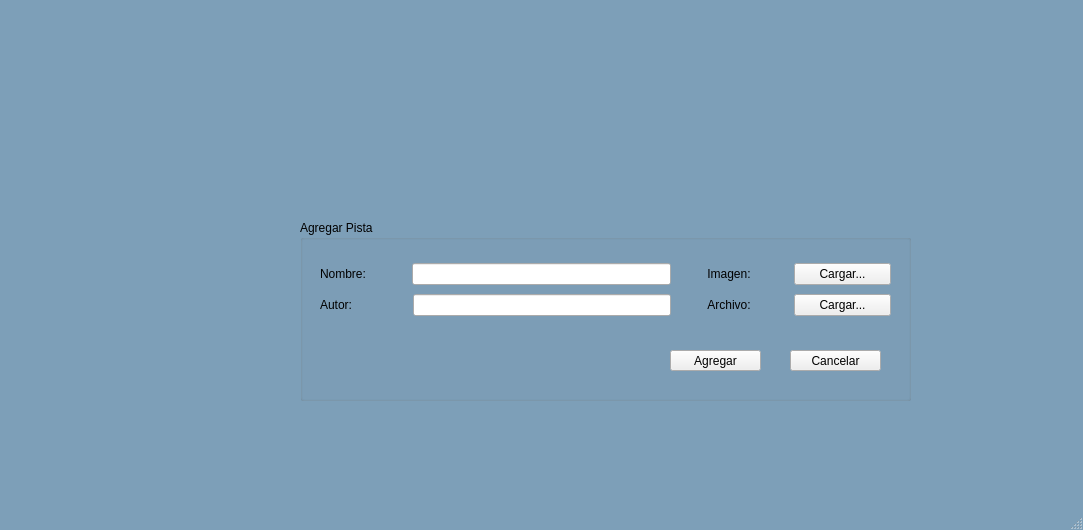
<?xml version="1.0" encoding="UTF-8"?>
<ui version="4.0">
 <class>ListaDetalles</class>
 <widget class="QMainWindow" name="ListaDetalles">
  <property name="geometry">
   <rect>
    <x>0</x>
    <y>0</y>
    <width>1083</width>
    <height>530</height>
   </rect>
  </property>
  <property name="windowTitle">
   <string>MainWindow</string>
  </property>
  <property name="styleSheet">
   <string notr="true">QMainWindow {
	background-color: #7D9FB8;
	opacity: 0.5;
}</string>
  </property>
  <widget class="QWidget" name="centralwidget">
   <widget class="QGroupBox" name="groupBox">
    <property name="geometry">
     <rect>
      <x>300</x>
      <y>220</y>
      <width>611</width>
      <height>181</height>
     </rect>
    </property>
    <property name="title">
     <string>Agregar Pista</string>
    </property>
    <widget class="QPushButton" name="pushButton_3">
     <property name="geometry">
      <rect>
       <x>370</x>
       <y>130</y>
       <width>91</width>
       <height>21</height>
      </rect>
     </property>
     <property name="text">
      <string>Agregar</string>
     </property>
    </widget>
    <widget class="QPushButton" name="pushButton_4">
     <property name="geometry">
      <rect>
       <x>490</x>
       <y>130</y>
       <width>91</width>
       <height>21</height>
      </rect>
     </property>
     <property name="text">
      <string>Cancelar</string>
     </property>
    </widget>
    <widget class="QWidget" name="">
     <property name="geometry">
      <rect>
       <x>20</x>
       <y>40</y>
       <width>351</width>
       <height>61</height>
      </rect>
     </property>
     <layout class="QVBoxLayout" name="verticalLayout">
      <item>
       <layout class="QHBoxLayout" name="horizontalLayout">
        <item>
         <widget class="QLabel" name="label">
          <property name="text">
           <string>Nombre:</string>
          </property>
         </widget>
        </item>
        <item>
         <spacer name="horizontalSpacer">
          <property name="orientation">
           <enum>Qt::Horizontal</enum>
          </property>
          <property name="sizeType">
           <enum>QSizePolicy::Fixed</enum>
          </property>
          <property name="sizeHint" stdset="0">
           <size>
            <width>40</width>
            <height>20</height>
           </size>
          </property>
         </spacer>
        </item>
        <item>
         <widget class="QLineEdit" name="lineEdit"/>
        </item>
       </layout>
      </item>
      <item>
       <layout class="QHBoxLayout" name="horizontalLayout_2">
        <item>
         <widget class="QLabel" name="label_2">
          <property name="text">
           <string>Autor:</string>
          </property>
         </widget>
        </item>
        <item>
         <spacer name="horizontalSpacer_2">
          <property name="orientation">
           <enum>Qt::Horizontal</enum>
          </property>
          <property name="sizeType">
           <enum>QSizePolicy::Fixed</enum>
          </property>
          <property name="sizeHint" stdset="0">
           <size>
            <width>55</width>
            <height>20</height>
           </size>
          </property>
         </spacer>
        </item>
        <item>
         <widget class="QLineEdit" name="lineEdit_2"/>
        </item>
       </layout>
      </item>
     </layout>
    </widget>
    <widget class="QWidget" name="">
     <property name="geometry">
      <rect>
       <x>380</x>
       <y>40</y>
       <width>211</width>
       <height>61</height>
      </rect>
     </property>
     <layout class="QVBoxLayout" name="verticalLayout_2">
      <item>
       <layout class="QHBoxLayout" name="horizontalLayout_3">
        <item>
         <widget class="QLabel" name="label_3">
          <property name="text">
           <string>Imagen:</string>
          </property>
          <property name="alignment">
           <set>Qt::AlignCenter</set>
          </property>
         </widget>
        </item>
        <item>
         <spacer name="horizontalSpacer_3">
          <property name="orientation">
           <enum>Qt::Horizontal</enum>
          </property>
          <property name="sizeType">
           <enum>QSizePolicy::Fixed</enum>
          </property>
          <property name="sizeHint" stdset="0">
           <size>
            <width>10</width>
            <height>20</height>
           </size>
          </property>
         </spacer>
        </item>
        <item>
         <widget class="QPushButton" name="pushButton">
          <property name="text">
           <string>Cargar...</string>
          </property>
         </widget>
        </item>
       </layout>
      </item>
      <item>
       <layout class="QHBoxLayout" name="horizontalLayout_4">
        <item>
         <widget class="QLabel" name="label_4">
          <property name="text">
           <string>Archivo:</string>
          </property>
          <property name="alignment">
           <set>Qt::AlignCenter</set>
          </property>
         </widget>
        </item>
        <item>
         <spacer name="horizontalSpacer_4">
          <property name="orientation">
           <enum>Qt::Horizontal</enum>
          </property>
          <property name="sizeType">
           <enum>QSizePolicy::Fixed</enum>
          </property>
          <property name="sizeHint" stdset="0">
           <size>
            <width>10</width>
            <height>20</height>
           </size>
          </property>
         </spacer>
        </item>
        <item>
         <widget class="QPushButton" name="pushButton_2">
          <property name="text">
           <string>Cargar...</string>
          </property>
         </widget>
        </item>
       </layout>
      </item>
     </layout>
    </widget>
   </widget>
  </widget>
  <widget class="QMenuBar" name="menubar">
   <property name="geometry">
    <rect>
     <x>0</x>
     <y>0</y>
     <width>1083</width>
     <height>19</height>
    </rect>
   </property>
  </widget>
  <widget class="QStatusBar" name="statusbar"/>
 </widget>
 <resources/>
 <connections/>
</ui>
